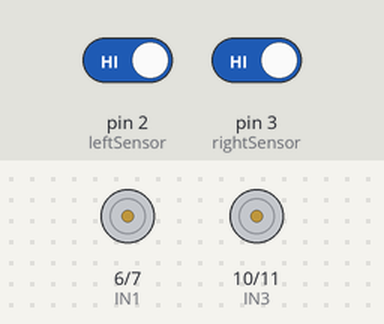
This sketch was run on a simulated Arduino Uno, built with avr-gcc and run on an emulated ATmega328P. Shown: motor-driver pin pairs drawn as motors (green arrow = first pin HIGH = forward, orange = second pin HIGH = backward, longer = more drive, scaled by the enable pin). Inputs (shaded band) come from the test bench; at power-on: pin 2 (leftSensor) HIGH, pin 3 (rightSensor) HIGH.

Above: at 1.2 s.
1.3 s: pin 2 (leftSensor) driven LOW
At 2.2 s:
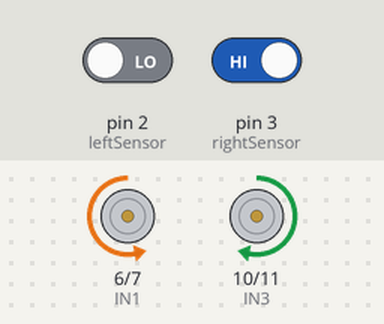
2.8 s: pin 3 (rightSensor) driven LOW
At 3.4 s:
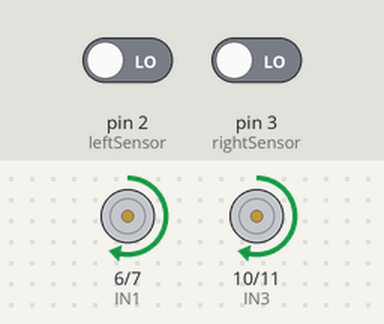
4.3 s: pin 2 (leftSensor) driven HIGH
At 5.5 s:
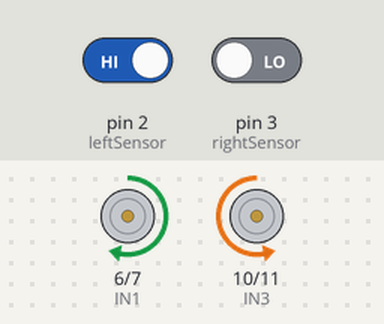
5.8 s: pin 3 (rightSensor) driven HIGH
At 6.9 s:
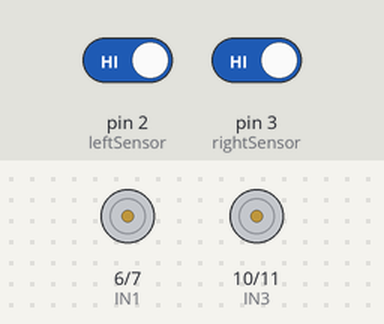
Timing chart, 0 to 8.3 s (numbered marks = the images above; inputs shaded):
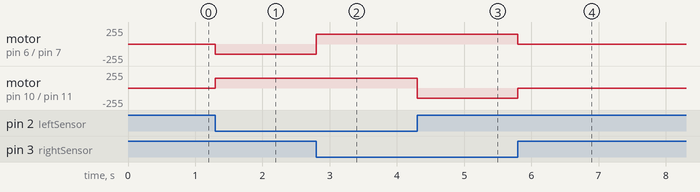

Measured:
- after the input at 1.3 s, motor on pin 6 (IN1) / pin 7 (IN2): stopped → backward 150/255 at once; motor on pin 10 (IN3) / pin 11 (IN4): stopped → forward 150/255 at once
- after the input at 2.8 s, motor on pin 6 (IN1) / pin 7 (IN2): backward 150/255 → forward 150/255 at once
- after the input at 4.3 s, motor on pin 10 (IN3) / pin 11 (IN4): forward 150/255 → backward 150/255 at once
- after the input at 5.8 s, motor on pin 6 (IN1) / pin 7 (IN2): forward 150/255 → stopped at once; motor on pin 10 (IN3) / pin 11 (IN4): backward 150/255 → stopped at once

The sketch:

robot_car.ino
```cpp
int leftSensor = 2;
int rightSensor = 3;

int ENA = 5;
int IN1 = 6;
int IN2 = 7;

int ENB = 9;
int IN3 = 10;
int IN4 = 11;

void setup() {
  pinMode(leftSensor, INPUT);
  pinMode(rightSensor, INPUT);

  pinMode(ENA, OUTPUT);
  pinMode(IN1, OUTPUT);
  pinMode(IN2, OUTPUT);

  pinMode(ENB, OUTPUT);
  pinMode(IN3, OUTPUT);
  pinMode(IN4, OUTPUT);
}

void forward() {
  digitalWrite(IN1, HIGH);
  digitalWrite(IN2, LOW);
  digitalWrite(IN3, HIGH);
  digitalWrite(IN4, LOW);
  analogWrite(ENA, 150);
  analogWrite(ENB, 150);
}

void left() {
  digitalWrite(IN1, LOW);
  digitalWrite(IN2, HIGH);
  digitalWrite(IN3, HIGH);
  digitalWrite(IN4, LOW);
  analogWrite(ENA, 150);
  analogWrite(ENB, 150);
}

void right() {
  digitalWrite(IN1, HIGH);
  digitalWrite(IN2, LOW);
  digitalWrite(IN3, LOW);
  digitalWrite(IN4, HIGH);
  analogWrite(ENA, 150);
  analogWrite(ENB, 150);
}

void stopCar() {
  digitalWrite(IN1, LOW);
  digitalWrite(IN2, LOW);
  digitalWrite(IN3, LOW);
  digitalWrite(IN4, LOW);
}

void loop() {
  int leftValue = digitalRead(leftSensor);
  int rightValue = digitalRead(rightSensor);

  if (leftValue == 0 && rightValue == 0) {
    forward();
  }
  else if (leftValue == 0 && rightValue == 1) {
    left();
  }
  else if (leftValue == 1 && rightValue == 0) {
    right();
  }
  else {
    stopCar();
  }
}
```
